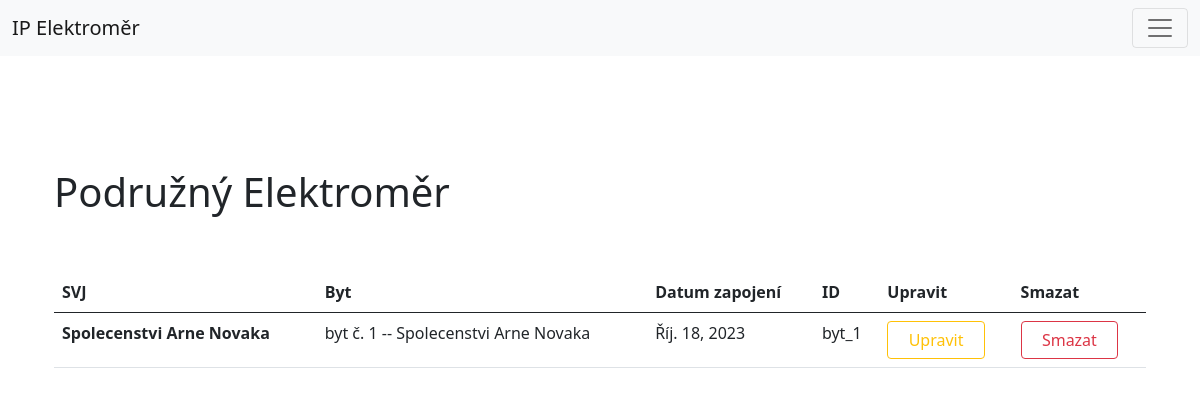
Before: /sub_electrometer/1 (signed in) with the older database file.
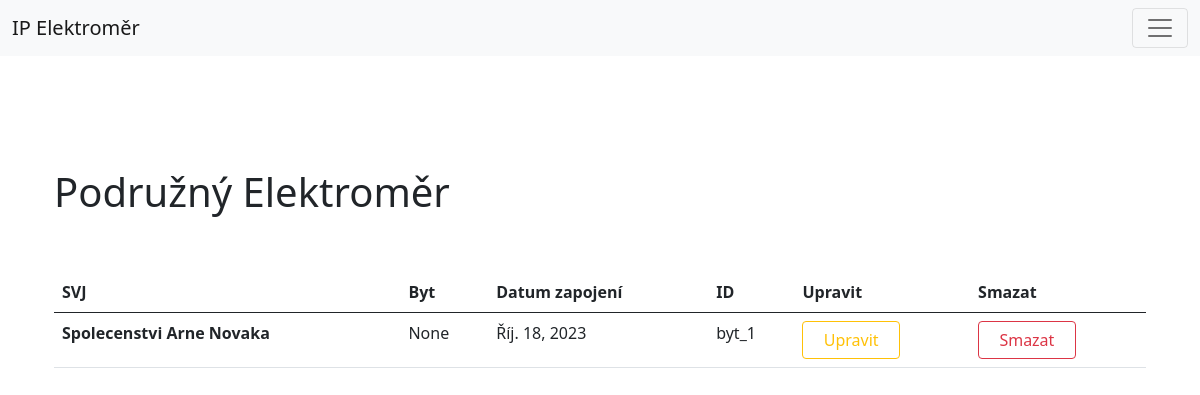
After: the same page with the newer database file.
### elektromer_app/models.py (models this page shows, shortened)
class Sub_electrometer(models.Model):
	identification_number = models.CharField(max_length=255, null=False)
	from_date = models.DateField(null=False)
	to_date = models.DateField(blank=True, null=True)
	flat = models.ForeignKey(Flat, on_delete=models.SET_NULL, null=True)
	svj = models.ForeignKey(Svj, on_delete=models.SET_NULL, null=True)
	date_created = models.DateTimeField(auto_now_add=True, null=True)

class Flat(models.Model):
	flat_number = models.IntegerField(null=False, default = None)
	from_date = models.DateField(null=False)
	to_date = models.DateField(blank=True, null=True)
	svj = models.ForeignKey(Svj, on_delete=models.SET_NULL, null=True)
	gsm_modul = models.ForeignKey(Gsm_modul, on_delete=models.SET_NULL, null=True)
	owner = models.ForeignKey(Customer, on_delete=models.SET_NULL, null=True)
	owner_from_date = models.DateField(null=True, blank=True)
	owner_to_date = models.DateField(blank=True, null=True)
	date_created = models.DateTimeField(auto_now_add=True, null=True)
	history = HistoricalRecords()
	def __str__(self):
		return str("byt č. ") + str( self.flat_number ) + "  --  " + str(self.svj)

class Svj(models.Model):
	identification_number = models.CharField(max_length=255, null=False)
	from_date = models.DateField(null=False)
	to_date = models.DateField(blank=True, null=True)
	date_created = models.DateTimeField(auto_now_add=True, null=True)
	name = models.CharField(max_length=255)
	address_street = models.CharField(max_length=255)
	address_orientation_number = models.IntegerField(default=0, null=True, blank=True)
	address_number_subscription= models.IntegerField(default=0)
	address_city = models.CharField(max_length=255)
	address_postal_code = models.IntegerField(default=0)
	account_number = models.CharField(max_length=255, null=True, blank=True)
	energy_supply = models.CharField(max_length=255)
	number_of_flats = models.IntegerField(default=0, null=False)
	history = HistoricalRecords()
	def __str__(self):
		return self.name

### elektromer_app/views.py (the view)
# urls.py: path('sub_electrometer/<str:pk>', views.sub_electrometer, name="sub_electrometer"),
@login_required(login_url='login')
def sub_electrometer(request, pk):
	sub_electrometer = Sub_electrometer.objects.get(id=pk)
	form = Sub_electrometerForm(instance=sub_electrometer)
	return render (request, 'elektromer_app/sub_electrometer.html', {'sub_electrometer': sub_electrometer, 'form': form,})

### templates/elektromer_app/sub_electrometer.html (shortened to what this page needs)
{% extends 'elektromer_app/base.html' %}
	{% load static %}
	{% block content %}
<container>
<div class="container" style=" min-width: 90vw;">
<br><br>
<div class="container" style="min-width: 80vw;">
<br><br><br>
<h1>Podružný Elektroměr</h1>
	<br><br>
	<center>
		<div class="tabulka">
			<table class="table">
			  <thead>
			    <tr>
			   <th scope="col">SVJ</th>
			      <th scope="col">Byt</th>
			      <th scope="col">Datum zapojení</th>
			       <th scope="col">ID</th>
			      <th scope="col">Upravit</th>
			      <th scope="col">Smazat</th>
			    </tr>
			  </thead>
			  <tbody>
			    	<tr>
				      <td scope="row"><b>{{sub_electrometer.svj}}</b></td>
				      <td>{{sub_electrometer.flat}}</td>
				      <td>{{sub_electrometer.from_date}}</td>
				       <td>{{sub_electrometer.identification_number }}</td>
				         <td><button type="button" class="btn btn-outline-warning" data-bs-toggle="modal" data-bs-target="#upravitModal" title="Timto tlačítkem můžete změnit informace o tomto podružném elektroměru." href=''>&nbsp; Upravit &nbsp;</button></td>
					  	<td><a type="submit" class="btn btn-outline-danger" data-bs-toggle="tooltip" title="Timto tlačítkem nevratně smažete tento podružný elektroměr." href='{% url "sub_electrometer_delete" sub_electrometer.id %}'>&nbsp; Smazat &nbsp;</a></td>
			    	</tr>
						     	{% load crispy_forms_tags %}
			  </tbody>
			</table>
    	</div>
	</center>
	</div>
	{% endblock %}

Changed rows visible on the page:
changed Sub_electrometer "byt_1": flat "byt č. 1 -- Spolecenstvi Arne Novaka" → "None"
